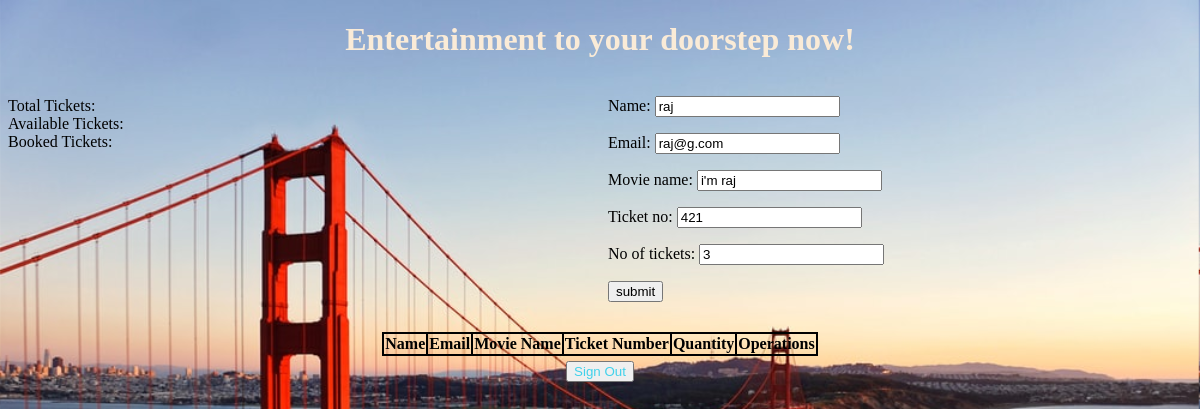
The page /edit/3 on the database its author committed.
### book_app/models.py (models this page shows)
class TicketBookModel(models.Model):
    name = models.CharField(max_length=30)
    email = models.EmailField(max_length=30, default=None)
    movie_name = models.CharField(max_length=30)
    ticket_no = models.IntegerField()
    no_of_tickets = models.IntegerField()

### book_app/views.py (the view)
# urls.py: path('edit/<int:id>', views.update_ticket, name = 'update_ticket'),
def update_ticket(request, id):
    ticket = TicketBookModel.objects.get(pk=id)
    form = Ticket_forms(request.POST, instance = ticket)
    if form.is_valid():
        form.save()
        return redirect("/show")
    else:
        pi = TicketBookModel.objects.get(pk=id)
        form = Ticket_forms(instance=pi)
    return render(request, 'show.html', {'form': form})

### book_app/forms.py
class Ticket_forms(forms.ModelForm):
    class Meta:
        model = TicketBookModel
        fields = '__all__'

### templates/show.html (shortened to what this page needs)
<!DOCTYPE html>
{% load static %}
<html lang="en">
<head>
</head>
<body>
    <h1 style="font-family: cursive; color: antiquewhite; text-align: center;">Entertainment to your doorstep now!</h1>
    <form action="" method="POST">
        <div style="width: 100%; display: table;">
            <div style="display: table-row">
                <div style="width: 600px; display: table-cell;">
                <div>
                    <label for="">Total Tickets: {{total}}</label>
                </div>
                <div>
                    <label for="">Available Tickets: {{remain}}</label>
                </div>
                <div>
                    <label for="">Booked Tickets: {{booked}}</label>
                </div>
                </div>
                <div style="display: table-cell;">
                    {{form.as_p}}
                    <input type="submit" value="submit">
                </div>
            </div>
        </div>
        </form>
        <div>
            <center><table style = 'margin-top: 30px;'>
                <thead class="thead-dark">
                <tr>
                    <th>Name</th>
                    <th>Email</th>
                    <th>Movie Name</th>
                    <th>Ticket Number</th>
                    <th>Quantity</th>
                    <th>Operations</th>
                </tr>
                </thead>
            </table>  </center>
        </div>
    <center><button onclick="document.location.href='/logout';" style="color: rgb(65, 209, 235); margin-top: 5px;" class="close">Sign Out</button></center>
</body>
</html>

### rows shown on the page
TicketBookModel: name "raj", email "raj@g.com", movie_name "i'm raj", ticket_no "421", no_of_tickets "3"
